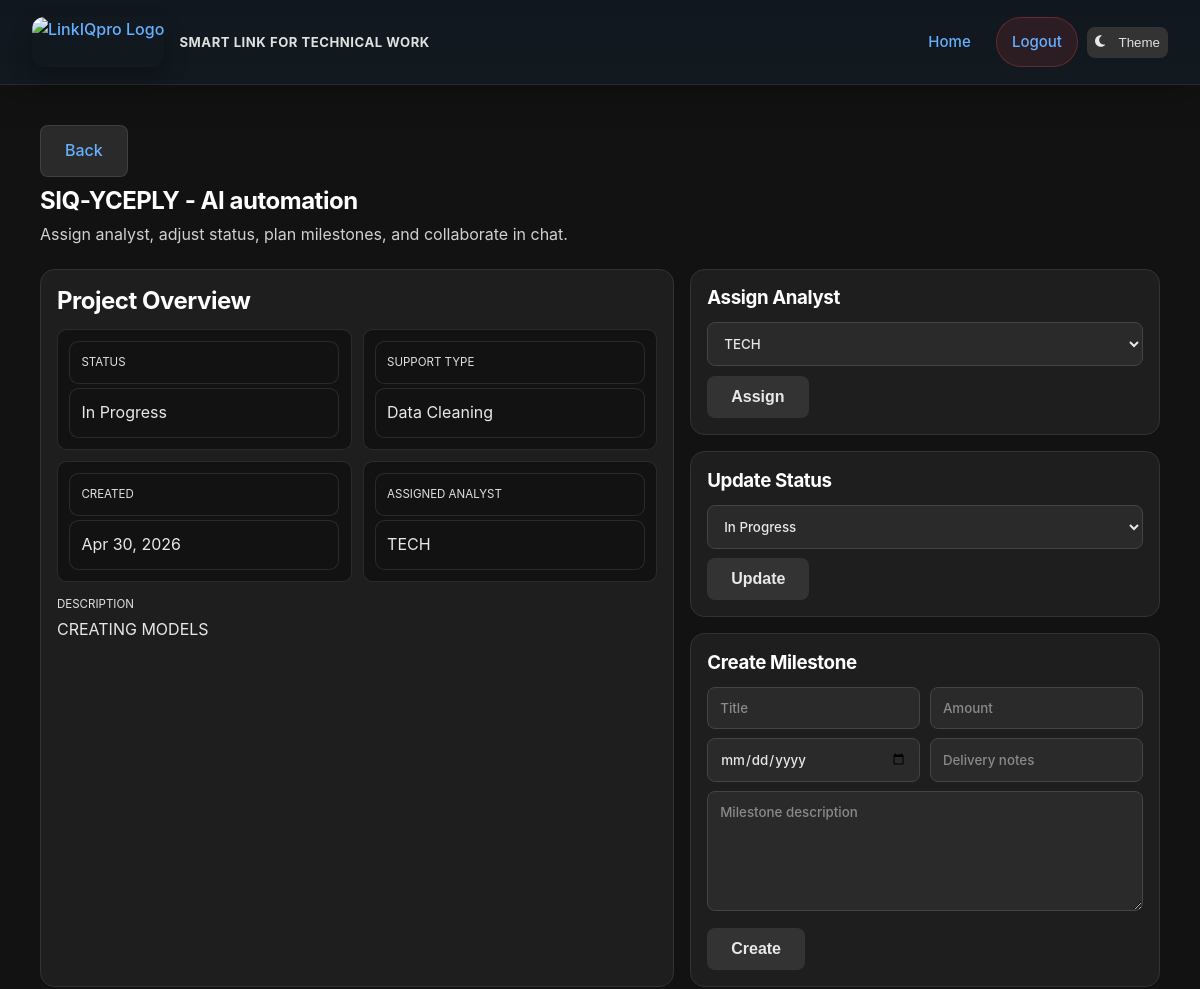
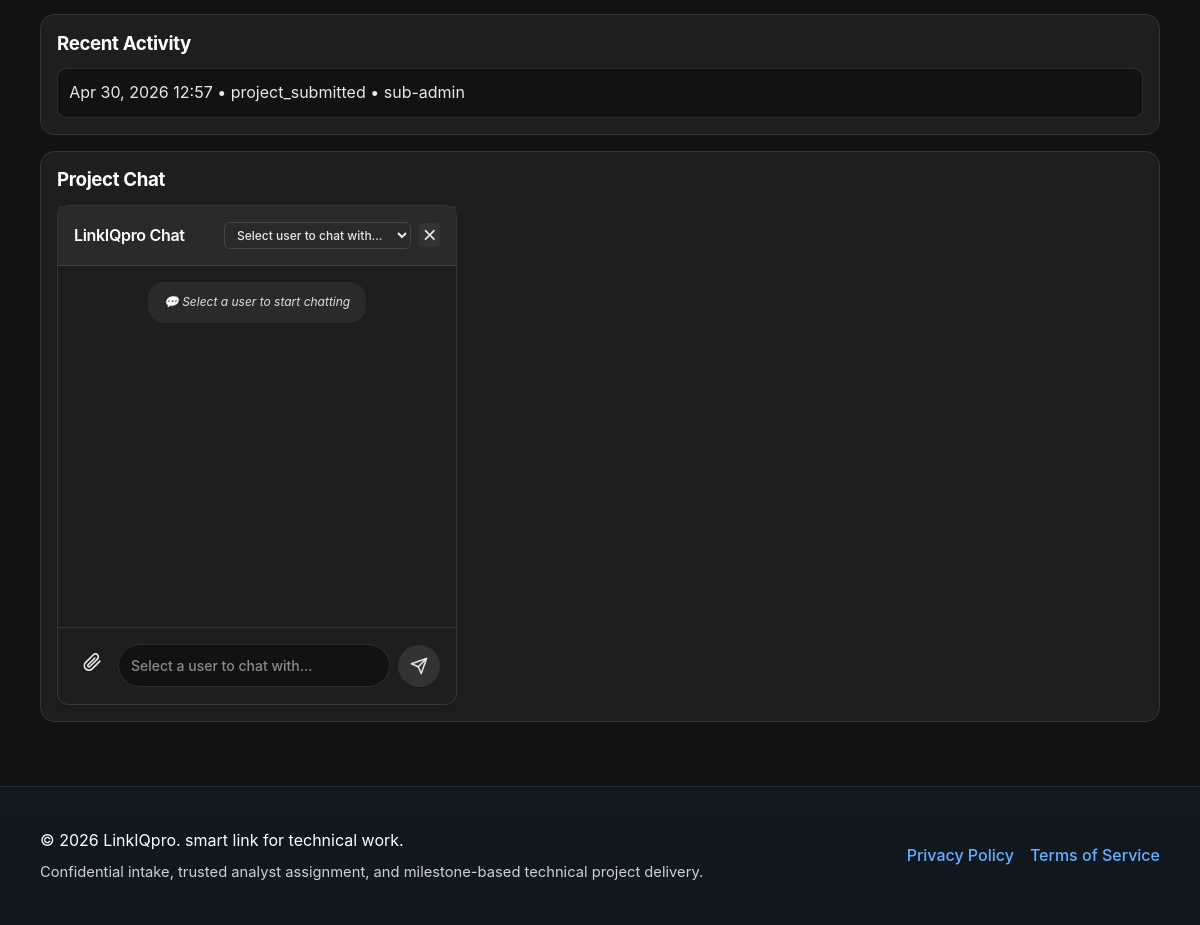
/dashboard/sub-admin/projects/SIQ-YCEPLY/ (signed in), run on the app's committed database (2 pictures, top to bottom).
### apps/projects/models.py (models this page shows, shortened)
class Project(models.Model):
    STATUS_CHOICES = [
        ('submitted', 'Submitted'),
        ('accepted', 'Accepted'),
        ('in_progress', 'In Progress'),
        ('qa', 'QA Review'),
        ('completed', 'Completed'),
        ('rejected', 'Rejected'),
        ('disputed', 'Disputed'),
    ]
    STAGE_CHOICES = [
        ('proposal', 'Proposal'),
        ('data_analysis', 'Data Analysis'),
        ('literature_review', 'Literature Review'),
        ('methodology', 'Methodology'),
        ('full_project', 'Full Project'),
    ]
    SUPPORT_TYPES = [
        ('sample_size', 'Sample Size Calculation'),
        ('analysis_plan', 'Analysis Plan'),
        ('statistical_analysis', 'Statistical Analysis'),
        ('data_cleaning', 'Data Cleaning'),
        ('methodology_review', 'Methodology Review'),
        ('report_writing', 'Report Writing'),
        ('reproducible_notebook', 'Reproducible Notebook'),
        ('other', 'Other'),
    ]
    DEADLINE_RANGE_CHOICES = [
        ('1_5_days', '1 - 5 Days'),
        ('5_10_days', '5 - 10 Days'),
        ('10_20_days', '10 - 20 Days'),
        ('20_30_days', '20 - 30 Days'),
        ('1_2_months', '1 - 2 Months'),
        ('2_3_months', '2 - 3 Months'),
        ('3_plus_months', '3+ Months'),
        ('flexible', 'Flexible / No Rush'),
    ]
    BUDGET_RANGE_CHOICES = [
        ('under_100', 'Under $100'),
        ('100_250', '$100 - $250'),
        ('250_500', '$250 - $500'),
        ('500_1000', '$500 - $1,000'),
        ('1000_2500', '$1,000 - $2,500'),
        ('2500_5000', '$2,500 - $5,000'),
        ('5000_10000', '$5,000 - $10,000'),
        ('10000_plus', '$10,000+'),
        ('discuss', 'Let\'s Discuss'),
    ]
    id = models.UUIDField(primary_key=True, default=uuid.uuid4, editable=False)
    project_id = models.CharField(max_length=20, unique=True, default=generate_project_id)
    client = models.ForeignKey(
        'users.PseudonymousUser',
        on_delete=models.PROTECT,
        related_name='projects'
    )
    tenant_admin = models.ForeignKey(
        'users.PseudonymousUser',
        on_delete=models.SET_NULL,
        null=True,
        blank=True,
        related_name='tenant_projects'
    )
    assigned_analyst = models.ForeignKey(
        'users.PseudonymousUser',
        on_delete=models.SET_NULL,
        null=True, blank=True,
        related_name='assigned_projects'
    )
    title = models.CharField(max_length=500)
    description = models.TextField()
    stage = models.CharField(max_length=20, choices=STAGE_CHOICES)
    support_type = models.CharField(max_length=50, choices=SUPPORT_TYPES)
    research_area = models.CharField(max_length=255)
    sample_size = models.IntegerField(null=True, blank=True)
    preferred_methods = models.TextField(null=True, blank=True)
    deadline = models.DateField(null=True, blank=True)
    deadline_range = models.CharField(
        max_length=20,
        choices=DEADLINE_RANGE_CHOICES,
        null=True,
        blank=True,
        help_text='Expected timeline for project completion'
    )
    budget_range = models.CharField(
        max_length=20,
        choices=BUDGET_RANGE_CHOICES,
        null=True,
        blank=True,
        help_text='Expected budget range for the project'
    )
    attachment = models.FileField(
        upload_to='project_attachments/%Y/%m/%d/',
        null=True,
        blank=True,
        help_text='Optional document with additional project details'
    )
    attachment_filename = models.CharField(max_length=500, null=True, blank=True)
    status = models.CharField(max_length=20, choices=STATUS_CHOICES, default='submitted')
    confirms_lawful_use = models.BooleanField(default=False)
    confirms_data_rights = models.BooleanField(default=False)
    irb_approval_provided = models.BooleanField(default=False)
    total_price = models.DecimalField(max_digits=10, decimal_places=2, default=0)
    sub_admin_fee = models.DecimalField(max_digits=10, decimal_places=2, default=0)
    paid_amount = models.DecimalField(max_digits=10, decimal_places=2, default=0)
    released_amount = models.DecimalField(max_digits=10, decimal_places=2, default=0)
    is_active = models.BooleanField(default=True)
    created_at = models.DateTimeField(auto_now_add=True)
    updated_at = models.DateTimeField(auto_now=True)
    completed_at = models.DateTimeField(null=True, blank=True)
    class Meta:
        ordering = ['-created_at']
        db_table = 'core_project'
        indexes = [
            models.Index(fields=['project_id']),
            models.Index(fields=['client', 'status']),
            models.Index(fields=['status']),
        ]

### apps/users/models.py (models this page shows, shortened)
class PseudonymousUser(models.Model):
    id = models.UUIDField(primary_key=True, default=uuid.uuid4, editable=False)
    alias = models.CharField(max_length=255, unique=True)
    email = models.EmailField(null=True, blank=True)  # Deprecated - kept for migration
    email_hash = models.CharField(max_length=64, null=True, blank=True, unique=True)
    password_hash = models.CharField(max_length=255, null=True, blank=True)
    magic_token = models.CharField(max_length=255, unique=True, null=True, blank=True)
    magic_token_expires = models.DateTimeField(null=True, blank=True)
    is_admin = models.BooleanField(default=False)
    is_sub_admin = models.BooleanField(default=False)
    is_analyst = models.BooleanField(default=False)
    is_active = models.BooleanField(default=True)
    is_staff = models.BooleanField(default=False)
    is_superuser = models.BooleanField(default=False)
    created_at = models.DateTimeField(auto_now_add=True)
    last_login = models.DateTimeField(null=True, blank=True)
    last_seen = models.DateTimeField(default=timezone.now)
    parent_admin = models.ForeignKey(
        'self',
        on_delete=models.SET_NULL,
        null=True,
        blank=True,
        related_name='managed_users'
    )
    class Meta:
        ordering = ['-created_at']
        db_table = 'core_pseudonymoususer'  # Keep existing table name
    @property
    def is_authenticated(self):
        return True

### apps/audit/models.py (models this page shows, shortened)
class AuditLog(models.Model):
    id = models.UUIDField(primary_key=True, default=uuid.uuid4, editable=False)
    user = models.ForeignKey(
        'users.PseudonymousUser',
        on_delete=models.SET_NULL,
        null=True, blank=True,
        related_name='audit_logs'
    )
    project = models.ForeignKey(
        'projects.Project',
        on_delete=models.CASCADE,
        null=True, blank=True,
        related_name='audit_logs'
    )
    milestone = models.ForeignKey(
        'projects.Milestone',
        on_delete=models.CASCADE,
        null=True, blank=True,
        related_name='audit_logs'
    )
    action = models.CharField(max_length=100)
    details = models.JSONField(default=dict)
    ip_address = models.GenericIPAddressField(null=True, blank=True)
    user_agent = models.TextField(null=True, blank=True)
    created_at = models.DateTimeField(auto_now_add=True)
    class Meta:
        ordering = ['-created_at']
        db_table = 'core_auditlog'

### apps/projects/views.py (the view, shortened to what this page needs)
# urls.py: path('dashboard/sub-admin/projects/<str:project_id>/', views.sub_admin_project_manage, name='sub_admin_project_manage'),
@sub_admin_required
def sub_admin_project_manage(request, project_id):
    project = get_object_or_404(Project, project_id=project_id, tenant_admin=request.user)
    milestones = project.milestones.all().order_by('created_at')
    from apps.users.repositories import UserRepository
    analysts = UserRepository.get_analysts(parent_admin=request.user)
    from apps.audit.models import AuditLog
    audit_logs = AuditLog.objects.filter(project=project).order_by('-created_at')[:10]
    return render(request, 'core/sub_admin_project_manage.html', {
        'user': request.user,
        'project': project,
        'milestones': milestones,
        'analysts': analysts,
        'audit_logs': audit_logs,
        'status_choices': Project.STATUS_CHOICES,
    })

### apps/users/repositories.py (called while the page is built)
    @staticmethod
    def get_analysts(parent_admin: Optional[PseudonymousUser] = None) -> List[PseudonymousUser]:
        query = PseudonymousUser.objects.filter(is_analyst=True, is_active=True)
        if parent_admin:
            query = query.filter(parent_admin=parent_admin)
        return list(query)

### core/context_processors.py (called while the page is built)
def chat_users(request):
    if request.user.is_authenticated:
        admins = PseudonymousUser.objects.filter(is_admin=True, is_active=True)
        return {
            'chat_admins': admins,
        }
    return {}

### templates/core/sub_admin_project_manage.html (shortened to what this page needs)
{% extends "base.html" %}
{% block content %}
<section class="head">
  <div>
    <a href="{% url 'core:sub_admin_project_list' %}" class="btn btn-secondary">Back</a>
    <h1 style="margin:.65rem 0 0">{{ project.project_id }} - {{ project.title }}</h1>
    <p>Assign analyst, adjust status, plan milestones, and collaborate in chat.</p>
  </div>
</section>
<section class="layout">
  <div class="card">
    <h2>Project Overview</h2>
    <div class="meta">
      <div><div class="k">Status</div><div class="v">{{ project.get_status_display }}</div></div>
      <div><div class="k">Support Type</div><div class="v">{{ project.get_support_type_display }}</div></div>
      <div><div class="k">Created</div><div class="v">{{ project.created_at|date:"M d, Y" }}</div></div>
      <div><div class="k">Assigned Analyst</div><div class="v">{{ project.assigned_analyst.alias|default:"Unassigned" }}</div></div>
    </div>
    <div style="margin-top:.8rem"><div class="k">Description</div><div class="v">{{ project.description }}</div></div>
  </div>
  <div style="display:grid;gap:1rem">
    <div class="card">
      <h3>Assign Analyst</h3>
      <form method="post">{% csrf_token %}<input type="hidden" name="action" value="assign">
        <select name="analyst_id" required><option value="">Select analyst</option>{% for analyst in analysts %}<option value="{{ analyst.id }}" {% if project.assigned_analyst and analyst.id == project.assigned_analyst.id %}selected{% endif %}>{{ analyst.alias }}</option>{% endfor %}</select>
        <button class="btn btn-primary" style="margin-top:.6rem" type="submit">Assign</button>
      </form>
    </div>
    <div class="card">
      <h3>Update Status</h3>
      <form method="post">{% csrf_token %}<input type="hidden" name="action" value="update_status">
        <select name="status">{% for value,label in status_choices %}<option value="{{ value }}" {% if value == project.status %}selected{% endif %}>{{ label }}</option>{% endfor %}</select>
        <button class="btn btn-primary" style="margin-top:.6rem" type="submit">Update</button>
      </form>
    </div>
    <div class="card">
      <h3>Create Milestone</h3>
      <form method="post">{% csrf_token %}<input type="hidden" name="action" value="create_milestone">
        <div class="two"><input type="text" name="title" placeholder="Title" required><input type="number" step="0.01" min="0.01" name="amount" placeholder="Amount" required></div>
        <div class="two" style="margin-top:.55rem"><input type="date" name="due_date" required><input type="text" name="delivery_instructions" placeholder="Delivery notes"></div>
        <textarea name="description" placeholder="Milestone description" required style="margin-top:.55rem"></textarea>
        <button class="btn btn-primary" style="margin-top:.6rem" type="submit">Create</button>
      </form>
    </div>
  </div>
</section>
<section class="card" style="margin-top:1rem">
  <h3>Recent Activity</h3>
  <div class="list">
    {% for log in audit_logs %}
    <div class="item">{{ log.created_at|date:"M d, Y H:i" }} • {{ log.action }} • {{ log.user.alias|default:"System" }}</div>
    {% empty %}
    <div class="item" style="color:var(--text-secondary)">No activity yet.</div>
    {% endfor %}
  </div>
</section>
<section class="card" style="margin-top:1rem">
  <h3>Project Chat</h3>
  {% include "core/chat_widget.html" %}
</section>
{% endblock %}

### static/main.css (style rules this page uses)
:root { --text-primary: #1a1a1a; --text-secondary: #2c2c2c; --text-muted: #4a4a4a; --bg-primary: #ffffff; --bg-secondary: #f8f9fa; --bg-tertiary: #f1f3f5; --accent-primary: #007bff; --accent-secondary: #00d9ff; --accent-gradient: linear-gradient(135deg, #007bff, #00d9ff); --success: #10b981; --warning: #f59e0b; --error: #ef4444; --info: #3b82f6; --border-color: rgba(0, 0, 0, 0.1); --border-light: rgba(0, 0, 0, 0.05); --shadow-sm: 0 1px 2px rgba(0, 0, 0, 0.05); --shadow-md: 0 4px 6px rgba(0, 0, 0, 0.07); --shadow-lg: 0 10px 15px rgba(0, 0, 0, 0.1); }
body.dark-theme { --text-primary: #ffffff; --text-secondary: #e0e0e0; --text-muted: #b0b0b0; --bg-primary: #121212; --bg-secondary: #1e1e1e; --bg-tertiary: #2a2a2a; --accent-primary: #66b0ff; --accent-secondary: #66e0ff; --accent-gradient: linear-gradient(135deg, #66b0ff, #66e0ff); --success: #34d399; --warning: #fbbf24; --error: #f87171; --info: #60a5fa; --border-color: rgba(255, 255, 255, 0.1); --border-light: rgba(255, 255, 255, 0.05); --shadow-sm: 0 1px 2px rgba(0, 0, 0, 0.2); --shadow-md: 0 4px 6px rgba(0, 0, 0, 0.25); --shadow-lg: 0 10px 15px rgba(0, 0, 0, 0.3); }
body { background-color: var(--bg-primary); color: var(--text-primary); }
p, li, .text-content, .description, span:not(.badge):not(.icon) { color: var(--text-secondary); }
h1, h2, h3, h4, h5, h6 { color: var(--text-primary); }
a { color: var(--accent-primary); }
.btn-primary { background-color: var(--accent-primary); color: white; }
.btn-secondary { background-color: transparent; border: 1px solid var(--border-color); color: var(--text-primary); }
body { background-color: #ffffff; color: #1a1a1a; font-family: system-ui, -apple-system, "Segoe UI", Roboto, "Helvetica Neue", Arial, sans-serif; line-height: 1.6; -webkit-font-smoothing: antialiased; -moz-osx-font-smoothing: grayscale; }
h1, h2, h3, h4, h5, h6 { color: #000000; font-weight: 700; letter-spacing: -0.02em; line-height: 1.2; }
p, li, .text-content, .description { color: #2c2c2c; font-weight: 400; line-height: 1.7; }
a { color: #0056b3; text-decoration: underline; font-weight: 500; transition: color 0.2s ease; }
button, .btn, input, textarea, select { color: #1a1a1a; font-weight: 500; }
::placeholder { color: #6c6c6c !important; opacity: 1; }
.card, .container-box, .panel { color: #2c2c2c; background-color: #ffffff; border: 1px solid #e0e0e0; border-radius: 8px; }
body.dark-theme { background-color: #121212; color: #e8e8e8; }
body.dark-theme h1, body.dark-theme h2, body.dark-theme h3, body.dark-theme h4, body.dark-theme h5, body.dark-theme h6 { color: #ffffff; }
body.dark-theme p, body.dark-theme li, body.dark-theme .text-content, body.dark-theme .description { color: #d0d0d0; }
body.dark-theme a { color: #66b0ff; }
body.dark-theme ::placeholder { color: #8a8a8a !important; }
body.dark-theme .card, body.dark-theme .container-box, body.dark-theme .panel { background-color: #1e1e1e; border-color: #333333; color: #e8e8e8; }
body.dark-theme input, body.dark-theme textarea, body.dark-theme select { background-color: #2a2a2a; color: #e8e8e8; border-color: #444444; }
body.dark-theme button:not(.theme-toggle-button) { background-color: #333333; color: #e8e8e8; border-color: #555555; }
html { scroll-behavior: smooth; }

### templates/core/sub_admin_project_manage.html (style rules this page uses)
.head { display:flex;justify-content:space-between;gap:1rem;flex-wrap:wrap;margin:1.25rem 0 }
.head p { margin:.35rem 0 0;color:var(--text-secondary) }
.layout { display:grid;grid-template-columns:1.35fr 1fr;gap:1rem }
.card { background:var(--bg-secondary);border:1px solid var(--border-color);border-radius:.9rem;padding:1rem }
.card h2,.card h3 { margin:.1rem 0 .8rem }
.meta { display:grid;grid-template-columns:repeat(2,minmax(0,1fr));gap:.7rem }
.meta div { padding:.7rem;border:1px solid var(--border-color);border-radius:.6rem;background:var(--bg-primary) }
.k { font-size:.72rem;color:var(--text-secondary);text-transform:uppercase }
.v { margin-top:.25rem }
.list { display:grid;gap:.6rem }
.item { padding:.7rem;border:1px solid var(--border-color);border-radius:.6rem;background:var(--bg-primary) }
.two { display:grid;grid-template-columns:1fr 1fr;gap:.6rem }

### data on the page
Project: project_id "SIQ-YCEPLY", title "AI automation", status "In Progress", support_type "Data Cleaning", created_at "Apr 30, 2026", assigned_analyst.alias "TECH", description "CREATING MODELS", analyst_id "TECH"
AuditLog: created_at "Apr 30, 2026 12:57", action "project_submitted", user.alias "sub-admin"
